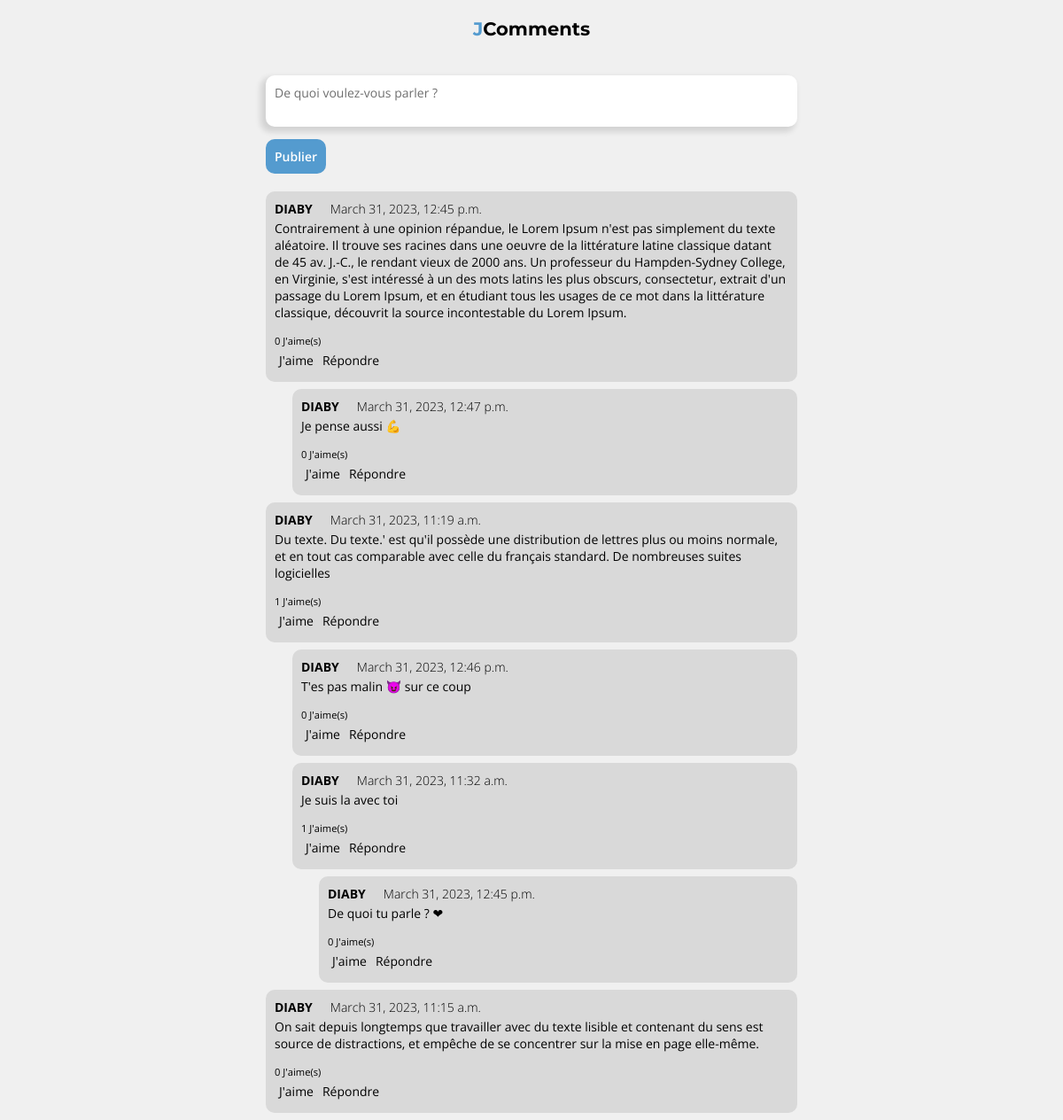
Page /comments/ on the earlier database version.
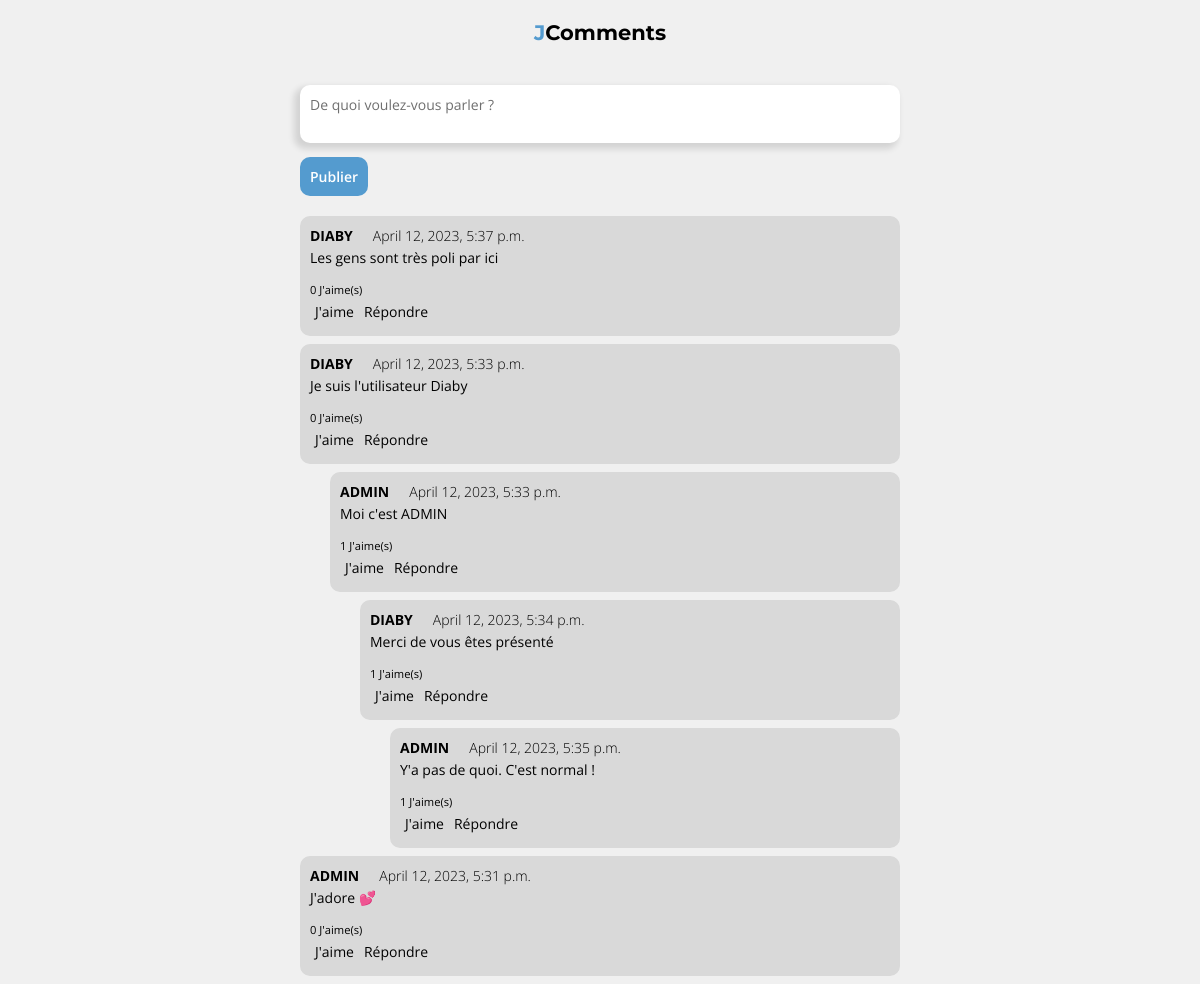
Same page on the later database version.
### comments/models.py (models this page shows, shortened)
class Comment(models.Model):
    content = models.TextField()
    author = models.ForeignKey('auth.User', on_delete=models.CASCADE)
    parent = models.ForeignKey('self', on_delete=models.CASCADE, null=True, blank=True)
    likes = models.ManyToManyField('auth.User', related_name='comment_likes', blank=True)
    publish_date = models.DateTimeField(auto_now_add=True)
    @property
    def like_count(self):
        return self.likes.count()
    @property
    def children(self):
        return self.comment_set.all().order_by('-publish_date')
    @property
    def has_children(self):
        return self.children.count() > 0
    @property
    def is_child(self):
        return self.parent != None

### comments/views.py (the view)
# urls.py: path('', views.index, name='index'),
def index(request):
    comments = get_comments(
        [c for c in Comment.objects.all().order_by('-publish_date') if not c.parent]
    )
    return render(request, 'comments/index.html', {'comments': comments})

### comments/views.py (called while the page is built)
def get_comments(comment_list):
    all_comments = []
    for comment in comment_list:
        all_comments.append(comment)
        children = comment.children.all()
        if children:
            all_comments.extend(get_comments(children))
    return all_comments

### comments/templates/comments/index.html (shortened to what this page needs)
{% load static %}
<!DOCTYPE html>
<html lang="fr">
<head>
    <link rel="stylesheet" href="{% static 'css/comments/style.css' %}">
</head>
<body>
    <main>
        <h1><span>J</span>Comments</h1>
        <form action="#" method="POST" id="comment_form">
            <textarea placeholder="De quoi voulez-vous parler ?" name="comment_content"></textarea>
            <input type="submit" value="Publier">
        </form>
        <div id="all-comments">
            {% for comment in comments %}
                <div class="comment comment{{ comment.pk }} {% if comment.has_children %} isparent {% endif%} {% if comment.is_child %} ischild {% endif%}" data-id="{{ comment.pk }}" {% if comment.is_child %} data-parent="{{ comment.parent.pk }}" {% endif%}>
                    <div class="infos">
                        <h3>{{ comment.author.username }}</h3>
                        <p>{{ comment.publish_date }}</p>
                    </div>
                    <div class="content">
                        <p>{{ comment.content }}</p>
                    </div>
                    <div class="action">
                        <p><span>{{ comment.like_count }}</span> J'aime(s)</p>
                        <div>
                            <div>
                                <button class="{{comment.pk}} btn like-btn {% if request.user in comment.likes.all %} liked {% endif %}">J'aime</button>
                                <button class="btn response-btn">Répondre</button>
                            </div>
                        </div>
                    </div>
                </div>
            {% endfor %}
        </div>
    </main>
</body>
</html>

Differences in the rows shown:
removed Comment: author.username "DIABY", publish_date "March 31, 2023, 12:45 p.m.", content "Contrairement à une opinion répandue, le Lorem Ipsum n'est pas simplement du texte aléatoire. Il trouve ses racines dans une oeuvre de la littérature latine classique datant de 45 av. J.-C., le rendant vieux de 2000 ans. Un professeur du Hampden-Sydney College, en Virginie, s'est intéressé à un des mots latins les plus obscurs, consectetur, extrait d'un passage du Lorem Ipsum, et en étudiant tous les usages de ce mot dans la littérature classique, découvrit la source incontestable du Lorem Ipsum.", like_count "0"
removed Comment: author.username "DIABY", publish_date "March 31, 2023, 12:47 p.m.", content "Je pense aussi 💪", like_count "0"
removed Comment: author.username "DIABY", publish_date "March 31, 2023, 11:19 a.m.", content "Du texte. Du texte.' est qu'il possède une distribution de lettres plus ou moins normale, et en tout cas comparable avec celle du français standard. De nombreuses suites logicielles", like_count "1"
removed Comment: author.username "DIABY", publish_date "March 31, 2023, 12:46 p.m.", content "T'es pas malin 😈 sur ce coup", like_count "0"
removed Comment: author.username "DIABY", publish_date "March 31, 2023, 11:32 a.m.", content "Je suis la avec toi", like_count "1"
removed Comment: author.username "DIABY", publish_date "March 31, 2023, 12:45 p.m.", content "De quoi tu parle ? ❤", like_count "0"
removed Comment: author.username "DIABY", publish_date "March 31, 2023, 11:15 a.m.", content "On sait depuis longtemps que travailler avec du texte lisible et contenant du sens est source de distractions, et empêche de se concentrer sur la mise en page elle-même.", like_count "0"
added Comment: author.username "DIABY", publish_date "April 12, 2023, 5:37 p.m.", content "Les gens sont très poli par ici", like_count "0"
added Comment: author.username "DIABY", publish_date "April 12, 2023, 5:33 p.m.", content "Je suis l'utilisateur Diaby", like_count "0"
added Comment: author.username "ADMIN", publish_date "April 12, 2023, 5:33 p.m.", content "Moi c'est ADMIN", like_count "1"
added Comment: author.username "DIABY", publish_date "April 12, 2023, 5:34 p.m.", content "Merci de vous êtes présenté", like_count "1"
added Comment: author.username "ADMIN", publish_date "April 12, 2023, 5:35 p.m.", content "Y'a pas de quoi. C'est normal !", like_count "1"
added Comment: author.username "ADMIN", publish_date "April 12, 2023, 5:31 p.m.", content "J'adore 💕", like_count "0"
